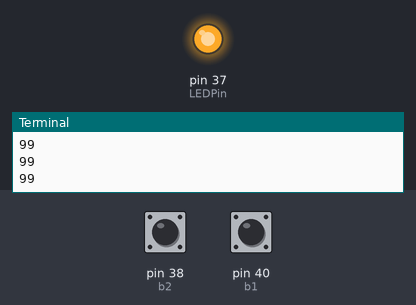
A program run on a simulated Raspberry Pi (header pin numbers). On the bench: output pins drawn as LEDs (lit = HIGH), the last lines printed to the terminal. Inputs (shaded band) come from the test bench; at power-on: pin 40 (b1) HIGH, pin 38 (b2) HIGH.

Above: at 1.2 s.
1.3 s: pin 40 (b1) pulled LOW for 0.15 s
At 1.9 s:
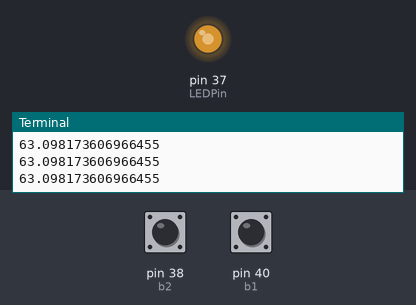
3.0 s: pin 40 (b1) pulled LOW for 1 s
At 5.2 s:
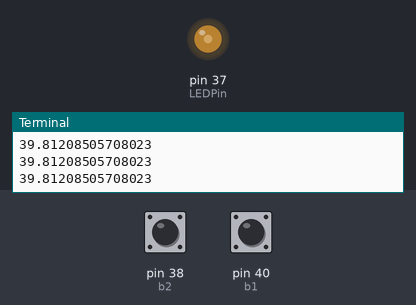
5.5 s: pin 40 (b1) pulled LOW for 0.15 s
At 6.8 s:
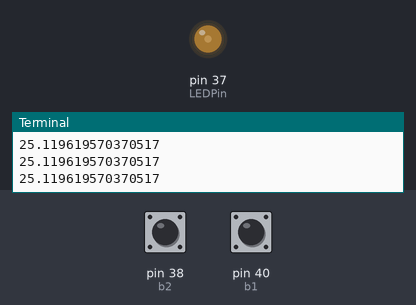
7.2 s: pin 38 (b2) pulled LOW for 0.15 s
At 8.2 s:
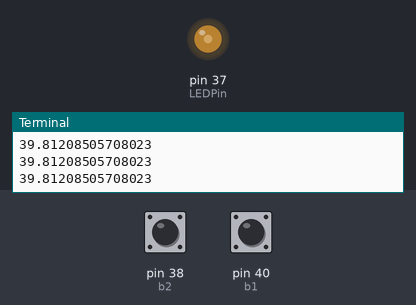
8.9 s: pin 38 (b2) pulled LOW for 1 s
At 10.4 s:
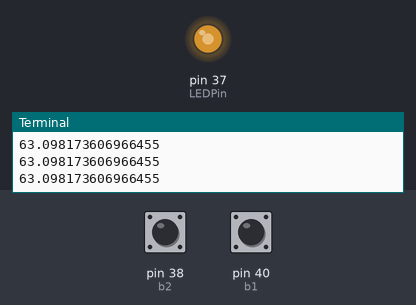
11.4 s: pin 38 (b2) pulled LOW for 3.2 s
At 15.6 s:
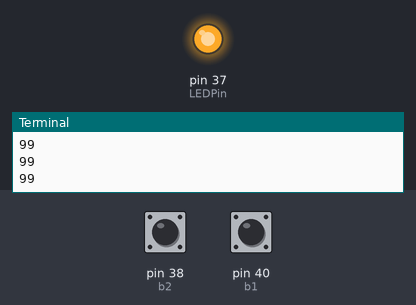
Timing chart, 0 to 17.1 s (numbered marks = the images above; inputs shaded):
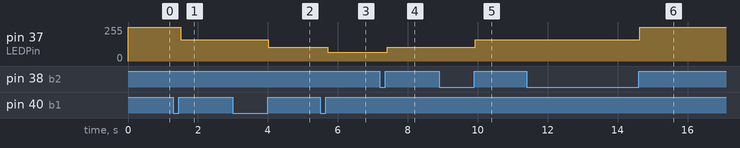

Measured:
- after the input at 1.3 s, pin 37 (LEDPin): 252/255 → 161/255 after 0.20 s
- after the input at 3.0 s, pin 37 (LEDPin): 161/255 → 102/255 after 1.0 s
- after the input at 5.5 s, pin 37 (LEDPin): 102/255 → 64/255 after 0.21 s
- after the input at 7.2 s, pin 37 (LEDPin): 64/255 → 102/255 after 0.22 s
- after the input at 8.9 s, pin 37 (LEDPin): 102/255 → 161/255 after 1.0 s
- after the input at 11.4 s, pin 37 (LEDPin): 161/255 → 252/255 after 3.2 s

The program:

dim.py
```python
import RPi.GPIO as GPIO
from time import sleep

dt = 0.1
b1 = 40
b2 = 38

b1State = 1
b1StateOld = 1
b2State = 1
b2StateOld = 1

LEDPin = 37

DC = 99

GPIO.setmode(GPIO.BOARD)
GPIO.setup(b1, GPIO.IN, pull_up_down=GPIO.PUD_UP)
GPIO.setup(b2, GPIO.IN, pull_up_down=GPIO.PUD_UP)
GPIO.setup(LEDPin, GPIO.OUT)
myPWM = GPIO.PWM(LEDPin, 100)
myPWM.start(DC)
BP = 10

try:
    while True:
        b1State=GPIO.input(b1)
        b2State=GPIO.input(b2)
        if b1StateOld==0 and b1State==1:
            BP = BP - 1
            DC = (1.5849) ** BP
            print('Dim Event')
        if b2StateOld==0 and b2State==1:
            BP = BP + 1
            DC=(1.5849) ** BP
            print('Bright Event')

        if DC>99:
            DC=99
        if DC<0:
            DC=0
        print(DC)
        myPWM.ChangeDutyCycle(DC)
        b1StateOld = b1State
        b2StateOld = b2State
        sleep(dt)

except KeyboardInterrupt:
    myPWM.stop()
    sleep(0.5)
    GPIO.cleanup()
    print()
    print('Program exiting...')
```
